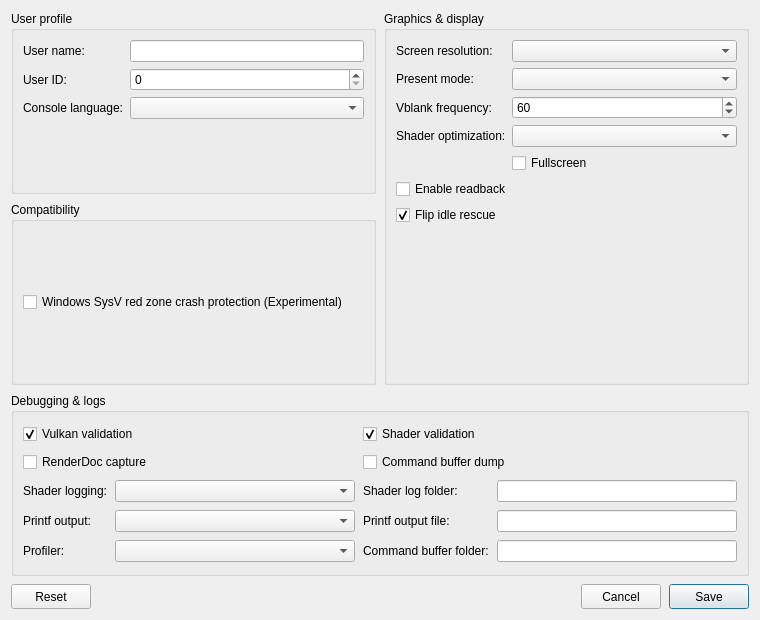
<?xml version="1.0" encoding="UTF-8"?>
<ui version="4.0">
 <class>ConfigurationEditDialog</class>
 <widget class="QDialog" name="ConfigurationEditDialog">
  <property name="geometry">
   <rect>
    <x>0</x>
    <y>0</y>
    <width>760</width>
    <height>620</height>
   </rect>
  </property>
  <property name="windowTitle">
   <string>Settings</string>
  </property>
  <property name="locale">
   <locale language="English" country="UnitedStates"/>
  </property>
  <layout class="QGridLayout" name="gridLayout">
   <property name="horizontalSpacing">
    <number>8</number>
   </property>
   <property name="verticalSpacing">
    <number>8</number>
   </property>
   <item row="0" column="0">
    <layout class="QGridLayout" name="sectionsLayout" columnstretch="1,1">
     <property name="horizontalSpacing">
      <number>8</number>
     </property>
     <property name="verticalSpacing">
      <number>8</number>
     </property>
     <item row="0" column="0">
      <widget class="QGroupBox" name="user_profile_group">
       <property name="title">
        <string>User profile</string>
       </property>
       <layout class="QFormLayout" name="userProfileLayout">
        <property name="fieldGrowthPolicy">
         <enum>QFormLayout::AllNonFixedFieldsGrow</enum>
        </property>
        <item row="0" column="0">
         <widget class="QLabel" name="label_user_name">
          <property name="text"><string>User name:</string></property>
         </widget>
        </item>
        <item row="0" column="1">
         <widget class="MandatoryLineEdit" name="lineEdit_user_name">
          <property name="toolTip"><string>Local user name exposed to games</string></property>
          <property name="clearButtonEnabled"><bool>true</bool></property>
         </widget>
        </item>
        <item row="1" column="0">
         <widget class="QLabel" name="label_user_id">
          <property name="text"><string>User ID:</string></property>
         </widget>
        </item>
        <item row="1" column="1">
         <widget class="QSpinBox" name="spinBox_user_id">
          <property name="toolTip"><string>Local user ID exposed to games</string></property>
          <property name="maximum"><number>2147483647</number></property>
         </widget>
        </item>
        <item row="2" column="0">
         <widget class="QLabel" name="label_console_language">
          <property name="text"><string>Console language:</string></property>
         </widget>
        </item>
        <item row="2" column="1">
         <widget class="QComboBox" name="comboBox_console_language">
          <property name="toolTip"><string>Language</string></property>
         </widget>
        </item>
       </layout>
      </widget>
     </item>
     <item row="0" column="1" rowspan="2">
      <widget class="QGroupBox" name="graphics_group">
       <property name="title">
        <string>Graphics &amp;&amp; display</string>
       </property>
       <layout class="QFormLayout" name="graphicsLayout">
        <property name="fieldGrowthPolicy">
         <enum>QFormLayout::AllNonFixedFieldsGrow</enum>
        </property>
        <item row="0" column="0">
         <widget class="QLabel" name="label_screen_resolution">
          <property name="text"><string>Screen resolution:</string></property>
         </widget>
        </item>
        <item row="0" column="1">
         <widget class="QComboBox" name="comboBox_screen_resolution">
          <property name="toolTip"><string>Window resolution</string></property>
         </widget>
        </item>
        <item row="1" column="0">
         <widget class="QLabel" name="label_present_mode">
          <property name="text"><string>Present mode:</string></property>
         </widget>
        </item>
        <item row="1" column="1">
         <widget class="QComboBox" name="comboBox_present_mode">
          <property name="toolTip"><string>Vulkan swapchain presentation mode</string></property>
         </widget>
        </item>
        <item row="2" column="0">
         <widget class="QLabel" name="label_vblank_frequency">
          <property name="text"><string>Vblank frequency:</string></property>
         </widget>
        </item>
        <item row="2" column="1">
         <widget class="QSpinBox" name="spinBox_vblank_frequency">
          <property name="toolTip"><string>Virtual display refresh rate used for frame pacing</string></property>
          <property name="minimum"><number>30</number></property>
          <property name="maximum"><number>360</number></property>
          <property name="value"><number>60</number></property>
         </widget>
        </item>
        <item row="3" column="0">
         <widget class="QLabel" name="label_shader_optimization">
          <property name="text"><string>Shader optimization:</string></property>
         </widget>
        </item>
        <item row="3" column="1">
         <widget class="QComboBox" name="comboBox_shader_optimization_type">
          <property name="toolTip"><string>Optimize shaders for code size or performance</string></property>
         </widget>
        </item>
        <item row="4" column="1">
         <widget class="QCheckBox" name="checkBox_fullscreen">
          <property name="toolTip"><string>Run in borderless desktop fullscreen</string></property>
          <property name="text"><string>Fullscreen</string></property>
         </widget>
        </item>
        <item row="5" column="1" colspan="3">
         <widget class="QCheckBox" name="checkBox_readback">
          <property name="toolTip"><string>Read back writable linear images</string></property>
          <property name="text"><string>Enable readback</string></property>
         </widget>
        </item>
        <item row="6" column="1" colspan="3">
         <widget class="QCheckBox" name="checkBox_flip_idle_rescue">
          <property name="toolTip"><string>When the flip queue is idle for several v-blanks, republish the last frame and fire a flip event, un-sticking games that wait forever on flip events</string></property>
          <property name="text"><string>Flip idle rescue</string></property>
          <property name="checked"><bool>true</bool></property>
         </widget>
        </item>
       </layout>
      </widget>
     </item>
     <item row="2" column="0" colspan="2">
      <widget class="QGroupBox" name="debug_group">
       <property name="title">
        <string>Debugging &amp;&amp; logs</string>
       </property>
       <layout class="QGridLayout" name="debugLayout" columnstretch="0,1,0,1">
        <property name="horizontalSpacing"><number>8</number></property>
        <property name="verticalSpacing"><number>6</number></property>
        <item row="0" column="0" colspan="2">
         <widget class="QCheckBox" name="checkBox_vulkan_validation">
          <property name="toolTip"><string>Enable Vulkan validation layers</string></property>
          <property name="text"><string>Vulkan validation</string></property>
          <property name="checked"><bool>true</bool></property>
         </widget>
        </item>
        <item row="0" column="2" colspan="2">
         <widget class="QCheckBox" name="checkBox_shader_validation">
          <property name="toolTip"><string>Validate SPIR-V binary</string></property>
          <property name="text"><string>Shader validation</string></property>
          <property name="checked"><bool>true</bool></property>
         </widget>
        </item>
        <item row="1" column="0" colspan="2">
         <widget class="QCheckBox" name="checkBox_renderdoc_capture">
          <property name="toolTip"><string>Enable RenderDoc capture</string></property>
          <property name="text"><string>RenderDoc capture</string></property>
         </widget>
        </item>
        <item row="1" column="2" colspan="2">
         <widget class="QCheckBox" name="checkBox_cmd_dump">
          <property name="toolTip"><string>Dump command buffers</string></property>
          <property name="text"><string>Command buffer dump</string></property>
         </widget>
        </item>
        <item row="2" column="0">
         <widget class="QLabel" name="label_shader_log_direction">
          <property name="text"><string>Shader logging:</string></property>
         </widget>
        </item>
        <item row="2" column="1">
         <widget class="QComboBox" name="comboBox_shader_log_direction">
          <property name="toolTip"><string>Dump shaders to file or console window. If enabled may decrease emulator performance</string></property>
         </widget>
        </item>
        <item row="2" column="2">
         <widget class="QLabel" name="label_shader_log_folder">
          <property name="text"><string>Shader log folder:</string></property>
         </widget>
        </item>
        <item row="2" column="3">
         <widget class="MandatoryLineEdit" name="lineEdit_shader_log_folder">
          <property name="toolTip"><string>Specify directory to dump shaders</string></property>
          <property name="clearButtonEnabled"><bool>true</bool></property>
         </widget>
        </item>
        <item row="3" column="0">
         <widget class="QLabel" name="label_printf_direction">
          <property name="text"><string>Printf output:</string></property>
         </widget>
        </item>
        <item row="3" column="1">
         <widget class="QComboBox" name="comboBox_printf_direction">
          <property name="toolTip"><string>Print logs to file or console window. If enabled may decrease emulator performance</string></property>
         </widget>
        </item>
        <item row="3" column="2">
         <widget class="QLabel" name="label_printf_file">
          <property name="text"><string>Printf output file:</string></property>
         </widget>
        </item>
        <item row="3" column="3">
         <widget class="MandatoryLineEdit" name="lineEdit_printf_file">
          <property name="toolTip"><string>Specify file to dump logs</string></property>
          <property name="clearButtonEnabled"><bool>true</bool></property>
         </widget>
        </item>
        <item row="4" column="0">
         <widget class="QLabel" name="label_profiler_direction">
          <property name="text"><string>Profiler:</string></property>
         </widget>
        </item>
        <item row="4" column="1">
         <widget class="QComboBox" name="comboBox_profiler_direction">
          <property name="toolTip"><string>Enable or disable profiler. If enabled may decrease emulator performance</string></property>
         </widget>
        </item>
        <item row="4" column="2">
         <widget class="QLabel" name="label_cmd_dump_folder">
          <property name="text"><string>Command buffer folder:</string></property>
         </widget>
        </item>
        <item row="4" column="3">
         <widget class="MandatoryLineEdit" name="lineEdit_cmd_dump_folder">
          <property name="toolTip"><string>Specify directory to dump command buffers</string></property>
          <property name="clearButtonEnabled"><bool>true</bool></property>
         </widget>
        </item>
       </layout>
      </widget>
     </item>
     <item row="1" column="0">
      <widget class="QGroupBox" name="compatibility_group">
       <property name="title">
        <string>Compatibility</string>
       </property>
       <layout class="QHBoxLayout" name="compatibilityLayout">
        <item>
         <widget class="QCheckBox" name="checkBox_red_zone_protection">
          <property name="toolTip"><string>Helps prevent crashes in some games on Windows</string></property>
          <property name="text"><string>Windows SysV red zone crash protection (Experimental)</string></property>
         </widget>
        </item>
        <item>
         <spacer name="compatibilitySpacer">
          <property name="orientation"><enum>Qt::Horizontal</enum></property>
          <property name="sizeHint" stdset="0">
           <size><width>40</width><height>20</height></size>
          </property>
         </spacer>
        </item>
       </layout>
      </widget>
     </item>
    </layout>
   </item>
   <item row="2" column="0">
    <layout class="QHBoxLayout" name="buttonLayout">
     <item>
     <widget class="QPushButton" name="clear_button">
       <property name="minimumSize"><size><width>80</width><height>25</height></size></property>
       <property name="text"><string>Reset</string></property>
       <property name="toolTip"><string>Restore default settings</string></property>
      </widget>
     </item>
     <item>
      <spacer name="buttonSpacer">
       <property name="orientation"><enum>Qt::Horizontal</enum></property>
       <property name="sizeHint" stdset="0"><size><width>40</width><height>20</height></size></property>
      </spacer>
     </item>
     <item>
      <widget class="QPushButton" name="cancel_button">
       <property name="minimumSize"><size><width>80</width><height>25</height></size></property>
       <property name="text"><string>Cancel</string></property>
      </widget>
     </item>
     <item>
      <widget class="QPushButton" name="ok_button">
       <property name="minimumSize"><size><width>80</width><height>25</height></size></property>
       <property name="text"><string>Save</string></property>
       <property name="default"><bool>true</bool></property>
      </widget>
     </item>
    </layout>
   </item>
  </layout>
 </widget>
 <customwidgets>
  <customwidget>
   <class>MandatoryLineEdit</class>
   <extends>QLineEdit</extends>
   <header>mandatoryLineEdit.h</header>
  </customwidget>
 </customwidgets>
 <resources/>
 <connections>
  <connection>
   <sender>cancel_button</sender>
   <signal>clicked()</signal>
   <receiver>ConfigurationEditDialog</receiver>
   <slot>reject()</slot>
  </connection>
 </connections>
</ui>
